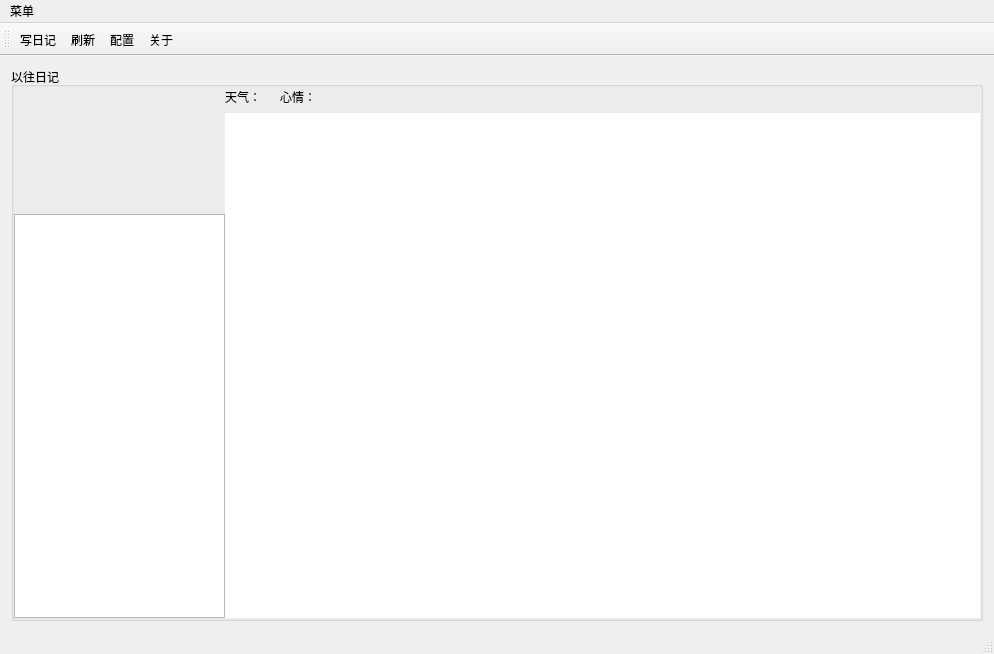
<?xml version="1.0" encoding="UTF-8"?>
<ui version="4.0">
 <class>MainWindow</class>
 <widget class="QMainWindow" name="MainWindow">
  <property name="geometry">
   <rect>
    <x>0</x>
    <y>0</y>
    <width>994</width>
    <height>654</height>
   </rect>
  </property>
  <property name="windowTitle">
   <string>编辑</string>
  </property>
  <widget class="QWidget" name="centralWidget">
   <layout class="QHBoxLayout" name="horizontalLayout_2">
    <item>
     <widget class="QGroupBox" name="groupBox">
      <property name="title">
       <string>以往日记</string>
      </property>
      <layout class="QHBoxLayout" name="horizontalLayout_3">
       <property name="spacing">
        <number>0</number>
       </property>
       <property name="leftMargin">
        <number>0</number>
       </property>
       <property name="topMargin">
        <number>0</number>
       </property>
       <property name="rightMargin">
        <number>0</number>
       </property>
       <property name="bottomMargin">
        <number>0</number>
       </property>
       <item>
        <layout class="QGridLayout" name="gridLayout">
         <item row="0" column="0" rowspan="3">
          <widget class="QLabel" name="labeltouxiang">
           <property name="minimumSize">
            <size>
             <width>121</width>
             <height>121</height>
            </size>
           </property>
           <property name="maximumSize">
            <size>
             <width>121</width>
             <height>121</height>
            </size>
           </property>
           <property name="frameShape">
            <enum>QFrame::NoFrame</enum>
           </property>
           <property name="text">
            <string/>
           </property>
          </widget>
         </item>
         <item row="0" column="1">
          <widget class="QLabel" name="labelwangming">
           <property name="minimumSize">
            <size>
             <width>84</width>
             <height>36</height>
            </size>
           </property>
           <property name="maximumSize">
            <size>
             <width>84</width>
             <height>36</height>
            </size>
           </property>
           <property name="toolTip">
            <string>网名</string>
           </property>
           <property name="frameShape">
            <enum>QFrame::NoFrame</enum>
           </property>
           <property name="text">
            <string/>
           </property>
          </widget>
         </item>
         <item row="1" column="1">
          <widget class="QLabel" name="labelzhanghao">
           <property name="minimumSize">
            <size>
             <width>84</width>
             <height>37</height>
            </size>
           </property>
           <property name="maximumSize">
            <size>
             <width>84</width>
             <height>37</height>
            </size>
           </property>
           <property name="toolTip">
            <string>账号</string>
           </property>
           <property name="frameShape">
            <enum>QFrame::NoFrame</enum>
           </property>
           <property name="text">
            <string/>
           </property>
          </widget>
         </item>
         <item row="2" column="1">
          <widget class="QLabel" name="labelgeqian">
           <property name="minimumSize">
            <size>
             <width>84</width>
             <height>36</height>
            </size>
           </property>
           <property name="maximumSize">
            <size>
             <width>84</width>
             <height>36</height>
            </size>
           </property>
           <property name="toolTip">
            <string>个性签名</string>
           </property>
           <property name="frameShape">
            <enum>QFrame::NoFrame</enum>
           </property>
           <property name="text">
            <string/>
           </property>
          </widget>
         </item>
         <item row="3" column="0" colspan="2">
          <widget class="QListWidget" name="listWidget">
           <property name="maximumSize">
            <size>
             <width>211</width>
             <height>16777215</height>
            </size>
           </property>
           <property name="autoFillBackground">
            <bool>false</bool>
           </property>
           <property name="frameShape">
            <enum>QFrame::StyledPanel</enum>
           </property>
          </widget>
         </item>
        </layout>
       </item>
       <item>
        <layout class="QVBoxLayout" name="verticalLayout_2">
         <item>
          <layout class="QHBoxLayout" name="horizontalLayout">
           <item>
            <widget class="QLabel" name="labeltianqi">
             <property name="text">
              <string>天气：</string>
             </property>
            </widget>
           </item>
           <item>
            <widget class="QLabel" name="labeltianqi1">
             <property name="text">
              <string/>
             </property>
            </widget>
           </item>
           <item>
            <widget class="QLabel" name="labelxinqing">
             <property name="text">
              <string>心情：</string>
             </property>
            </widget>
           </item>
           <item>
            <widget class="QLabel" name="labelxinqing1">
             <property name="text">
              <string/>
             </property>
            </widget>
           </item>
           <item>
            <spacer name="horizontalSpacer">
             <property name="orientation">
              <enum>Qt::Horizontal</enum>
             </property>
             <property name="sizeHint" stdset="0">
              <size>
               <width>40</width>
               <height>20</height>
              </size>
             </property>
            </spacer>
           </item>
          </layout>
         </item>
         <item>
          <widget class="QTextBrowser" name="textBrowser">
           <property name="autoFillBackground">
            <bool>false</bool>
           </property>
           <property name="frameShape">
            <enum>QFrame::NoFrame</enum>
           </property>
          </widget>
         </item>
        </layout>
       </item>
      </layout>
     </widget>
    </item>
   </layout>
  </widget>
  <widget class="QToolBar" name="mainToolBar">
   <property name="mouseTracking">
    <bool>true</bool>
   </property>
   <attribute name="toolBarArea">
    <enum>TopToolBarArea</enum>
   </attribute>
   <attribute name="toolBarBreak">
    <bool>false</bool>
   </attribute>
   <addaction name="actionxieriji"/>
   <addaction name="actionshuxin"/>
   <addaction name="actionpeizhi"/>
   <addaction name="actionguanyu"/>
  </widget>
  <widget class="QStatusBar" name="statusBar"/>
  <widget class="QMenuBar" name="menuBar">
   <property name="geometry">
    <rect>
     <x>0</x>
     <y>0</y>
     <width>994</width>
     <height>23</height>
    </rect>
   </property>
   <widget class="QMenu" name="menu">
    <property name="title">
     <string>菜单</string>
    </property>
    <addaction name="actionxieriji"/>
    <addaction name="actionshuxin"/>
    <addaction name="separator"/>
    <addaction name="actionpeizhi"/>
    <addaction name="separator"/>
    <addaction name="actionguanyu"/>
   </widget>
   <addaction name="menu"/>
  </widget>
  <action name="actionxieriji">
   <property name="text">
    <string>写日记</string>
   </property>
  </action>
  <action name="actionshuxin">
   <property name="text">
    <string>刷新</string>
   </property>
   <property name="shortcut">
    <string>F5</string>
   </property>
  </action>
  <action name="actionpeizhi">
   <property name="text">
    <string>配置</string>
   </property>
  </action>
  <action name="actionguanyu">
   <property name="text">
    <string>关于</string>
   </property>
  </action>
 </widget>
 <layoutdefault spacing="6" margin="11"/>
 <resources/>
 <connections/>
</ui>
